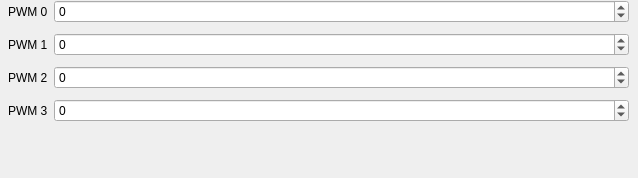
    <widget class="QWidget" name="pwm_page">
     <property name="toolTip">
      <string>&lt;html&gt;&lt;head/&gt;&lt;body&gt;&lt;p&gt;Send direct PWM to motors&lt;/p&gt;&lt;/body&gt;&lt;/html&gt;</string>
     </property>
     <widget class="QWidget" name="formLayoutWidget">
      <property name="geometry">
       <rect>
        <x>8</x>
        <y>0</y>
        <width>621</width>
        <height>169</height>
       </rect>
      </property>
      <layout class="QFormLayout" name="PWM_layout">
       <property name="verticalSpacing">
        <number>10</number>
       </property>
       <item row="0" column="1">
        <widget class="QSpinBox" name="pwm_spinBox_0">
         <property name="minimum">
          <number>-255</number>
         </property>
         <property name="maximum">
          <number>255</number>
         </property>
         <property name="singleStep">
          <number>5</number>
         </property>
        </widget>
       </item>
       <item row="1" column="1">
        <widget class="QSpinBox" name="pwm_spinBox_1">
         <property name="minimum">
          <number>-255</number>
         </property>
         <property name="maximum">
          <number>255</number>
         </property>
         <property name="singleStep">
          <number>5</number>
         </property>
        </widget>
       </item>
       <item row="2" column="1">
        <widget class="QSpinBox" name="pwm_spinBox_2">
         <property name="minimum">
          <number>-255</number>
         </property>
         <property name="maximum">
          <number>255</number>
         </property>
         <property name="singleStep">
          <number>5</number>
         </property>
        </widget>
       </item>
       <item row="3" column="1">
        <widget class="QSpinBox" name="pwm_spinBox_3">
         <property name="minimum">
          <number>-255</number>
         </property>
         <property name="maximum">
          <number>255</number>
         </property>
         <property name="singleStep">
          <number>5</number>
         </property>
        </widget>
       </item>
       <item row="0" column="0">
        <widget class="QLabel" name="label_2">
         <property name="text">
          <string>PWM 0</string>
         </property>
        </widget>
       </item>
       <item row="1" column="0">
        <widget class="QLabel" name="label_3">
         <property name="text">
          <string>PWM 1</string>
         </property>
        </widget>
       </item>
       <item row="2" column="0">
        <widget class="QLabel" name="label_4">
         <property name="text">
          <string>PWM 2</string>
         </property>
        </widget>
       </item>
       <item row="3" column="0">
        <widget class="QLabel" name="label_5">
         <property name="text">
          <string>PWM 3</string>
         </property>
        </widget>
       </item>
      </layout>
     </widget>
    </widget>
